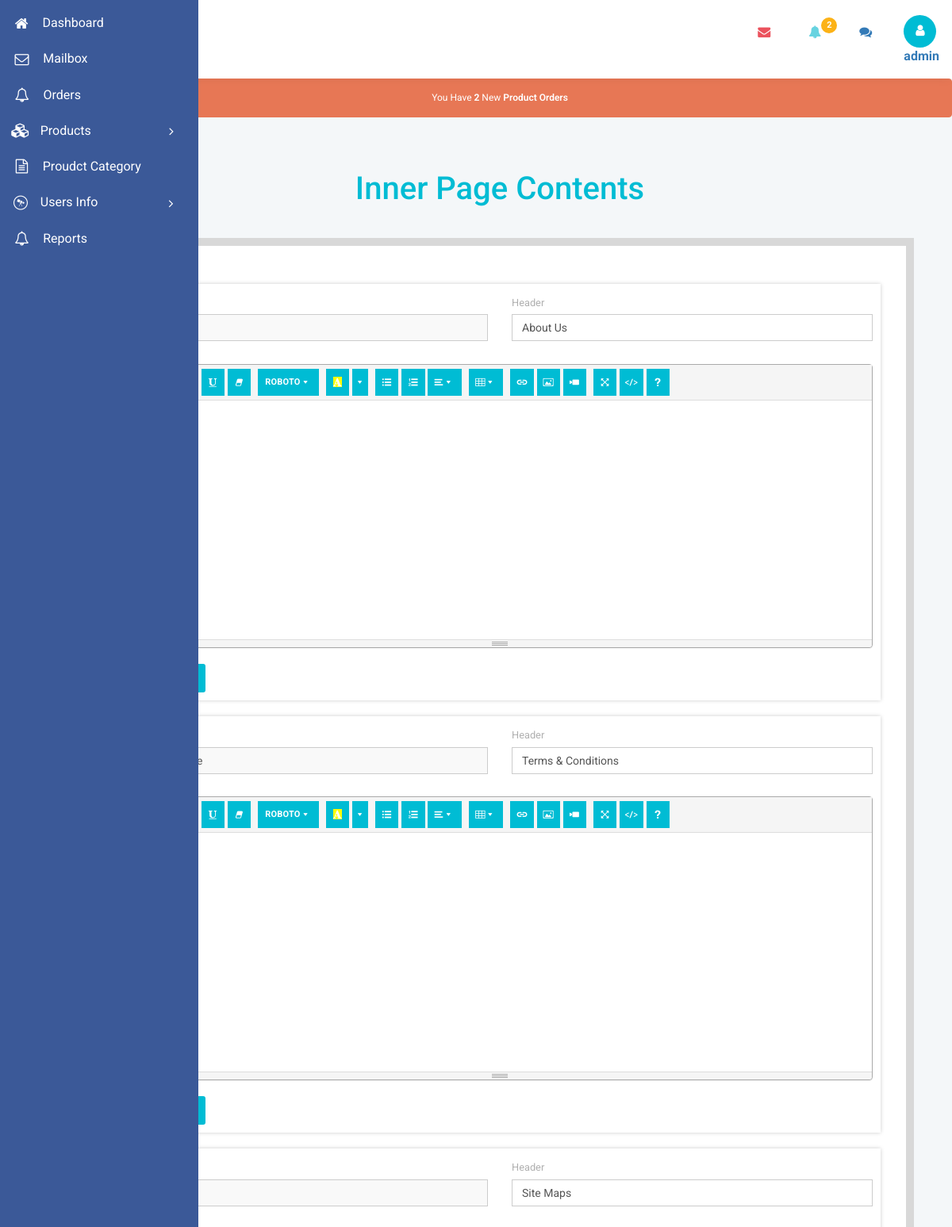
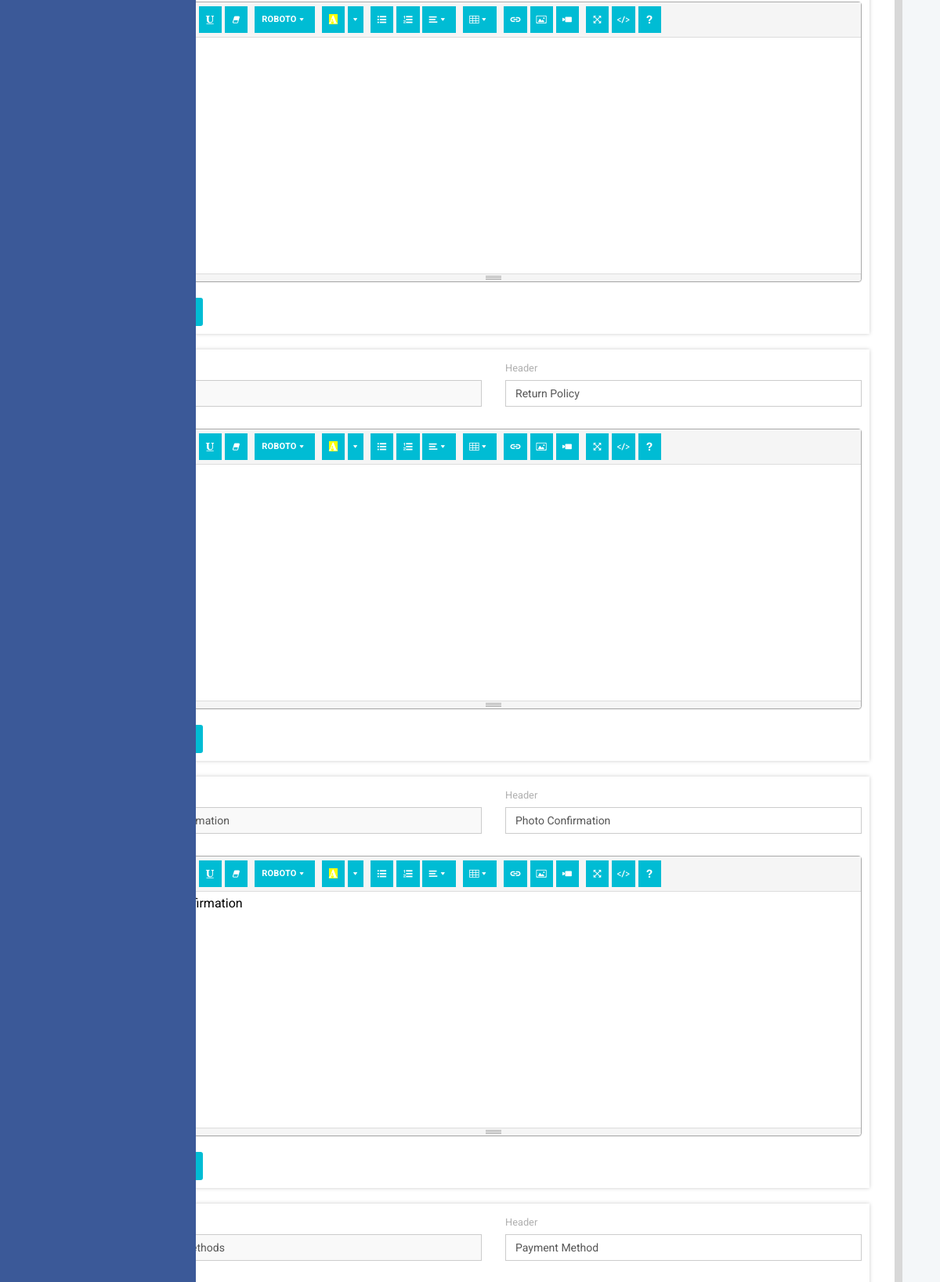
The app's page /admin/inner-pages.php (signed in, upper part) with its own data (2 pictures, top to bottom).
### tables this page shows
CREATE TABLE `page_contents` (
  `id` int(11) NOT NULL,
  `page` varchar(99) NOT NULL,
  `header` varchar(900) NOT NULL,
  `content` text NOT NULL
);

### admin/includes/functions.php (called while the page is built, shortened)
<?php
	function get_inner_page() {
		global $conn;
		$get		= "SELECT * FROM page_contents";
		$result		= $conn->query($get);
		return  $result;
	}
	function get_unread_order() {
		global $conn;
		$sql 	= "SELECT admin_read FROM p_order WHERE admin_read = '0'";
		$result	= $conn->query($sql);
		return $result;
	}
?>

### admin/inner-pages.php (the view, shortened to what this page needs)
<?php
	include "includes/header.php";
?>
<?php
	$result_page	= get_inner_page();
?>
		<div class="main-grid">
			<div class="agile-grids">
				<div class="grids">
					<div class="progressbar-heading grids-heading">
						<h2>Inner Page Contents</h2>
					</div>
					<div class="forms-grids">
						<div class="w3agile-validation">
							<div class="panel panel-widget agile-validation">
								<div class="my-div">
								<?php
									while($row_pages = $result_page->fetch_array()) {
								?>
									<form enctype="multipart/form-data" method="post" action="" class="valida" style="box-shadow: 0px 0px 5px #ccc; padding: 10px; margin: 20px 0px;">
										<div class="row">
											<div class="col-md-6">
												<div class="form-group">
													<label>Page Name</label>
													<input type="text" name="header" value="<?php echo ucfirst($row_pages['page']); ?>" class="form-control" required disabled />
												</div>
											</div>
											<div class="col-md-6">
												<div class="form-group">
													<label>Header</label>
													<input type="text" name="header" value="<?php echo $row_pages['header']; ?>" class="form-control" required />
												</div>
											</div>
										</div>
										<div class="form-group">
											<label>Content</label>
										</div>
										<p>
										</p>
									</form>
								<?php
									}
								?>
								</div>
							</div>
						</div>
					</div>
				</div>
			</div>
		</div>
<?php
	include "includes/footer.php";
?>

### admin/includes/header.php (shortened to what this page needs)
<?php
	include "includes/config.php";
	require_once "includes/functions.php";
?>
<!DOCTYPE html>
<head>
	<link rel="stylesheet" href="css/bootstrap.css">
	<link href="css/style.css" rel='stylesheet' type='text/css' />
	<link rel="stylesheet" href="css/font.css" type="text/css"/>
	<link href="css/font-awesome.css" rel="stylesheet">
	<link rel="stylesheet" href="css/morris.css">
	<link href="css/fileinput.css" media="all" rel="stylesheet" type="text/css"/>
	<link href="css/theme.css" media="all" rel="stylesheet" type="text/css"/>
	<link rel="stylesheet" href="css/summernote.css">
</head>
<body class="dashboard-page">
	<?php
		$token = $_COOKIE['user']; $check = "SELECT * FROM admins where Token = '".addslashes($token)."'";
		$list = $conn->query($check);
		if($list->num_rows  == 1) {
			$list_row	= $list->fetch_array(); $check_username = $list_row['username'];
		}
	?>
	<nav class="main-menu">
		<ul>
			<li>
				<a href="index.php">
					<i class="fa fa-home nav_icon"></i>
					<span class="nav-text"> Dashboard </span>
				</a>
			</li>
			<li>
				<a href="mailbox.php">
					<i class="fa fa-envelope-o nav_icon"></i>
					<span class="nav-text"> Mailbox </span>
				</a>
			</li>
			<li>
				<a href="orders.php">
					<i class="fa fa-bell-o nav_icon"></i>
					<span class="nav-text"> Orders </span>
				</a>
			</li>
			<li class="has-subnav">
				<a href="javascript:void(0);">
					<i class="fa fa-cubes nav_icon"></i><span class="nav-text"> Products </span>
					<i class="icon-angle-right"></i><i class="icon-angle-down"></i>
				</a>
			</li>
			<li>
				<a href="product-category.php">
					<i class="fa fa-file-text-o nav_icon"></i>
					<span class="nav-text"> Proudct Category </span>
				</a>
			</li>
			<li>
				<a href="javascript:void(0)">
					<i class="fa fa-wpexplorer nav-icon"></i>
					<span class="nav-text">	Users Info </span>
					<i class="icon-angle-right"></i><i class="icon-angle-down"></i>
				</a>
			</li>
			<li>
				<a href="orders_report.php">
					<i class="fa fa-bell-o nav_icon"></i>
					<span class="nav-text"> Reports </span>
				</a>
			</li>
		</ul>
	</nav>
	<section class="wrapper scrollable">
		<nav class="user-menu">
		</nav>
		<section class="title-bar">
			<div class="logo">
				<h1><a href="index.php"><img src="../images/logo.png" alt="" /></a></h1>
			</div>
			<div class="header-right">
				<div class="profile_details_left">
					<div class="header-right-left">
						<ul class="nofitications-dropdown">
							<li class="dropdown head-dpdn">
							<?php
								$unread_message 		= get_unread_message();
								$unread_message_count	= $unread_message->num_rows;
							?>
								<a href="#" class="dropdown-toggle" data-toggle="dropdown"><i class="fa fa-envelope"></i><?php if($unread_message_count != 0){ ?><span class="badge"><?php echo $unread_message_count; ?></span><?php } ?></a>
							</li>
							<li class="dropdown head-dpdn">
							<?php
								$unread_order		= get_unread_order();
								$unread_order_count	= $unread_order->num_rows;
							?>
								<a href="#" class="dropdown-toggle" data-toggle="dropdown" aria-expanded="false"><i class="fa fa-bell"></i><?php if($unread_order_count != 0){ ?><span class="badge blue"><?php echo $unread_order_count; ?></span><?php } ?></a>
							</li>
							<li class="dropdown head-dpdn">
								<a href="#" class="dropdown-toggle" data-toggle="dropdown" aria-expanded="false"><i class="fa fa-comments"></i></a>
							</li>
							<div class="clearfix"> </div>
						</ul>
					</div>
					<div class="profile_details">
						<ul>
							<li class="dropdown profile_details_drop">
								<a href="#" class="dropdown-toggle" data-toggle="dropdown" aria-expanded="false">
									<div class="profile_img">
										<span class="prfil-img"><i class="fa fa-user" aria-hidden="true"></i></span>
										<b><?php echo "$check_username"; ?></b>
									</div>
								</a>
							</li>
						</ul>
					</div>
					<div class="clearfix"> </div>
				</div>
			</div>
			<div class="clearfix"> </div>
		</section>
		<?php if($unread_order_count > 0 || $unread_message_count >0){ ?>
		<div class="alert alert-danger notification text-center">
		<?php if($unread_order_count > 0){ ?>
			You Have <strong><?php echo $unread_order_count; ?></strong> New <a href="orders.php" class="alert-link"> Product Orders</a>
		<?php } ?>
		</div>
		<?php } ?>

### records on screen
page_contents: header "About-us", header "About Us"
page_contents: header "Terms-of-use", header "Terms & Conditions"
page_contents: header "Site-map", header "Site Maps"
page_contents: header "Specials", header "Return Policy"
page_contents: header "Photo-confirmation", header "Photo Confirmation"
page_contents: header "Payment-methods", header "Payment Method"

### other values on screen
$unread_order_count "2"
$check_username "admin"
